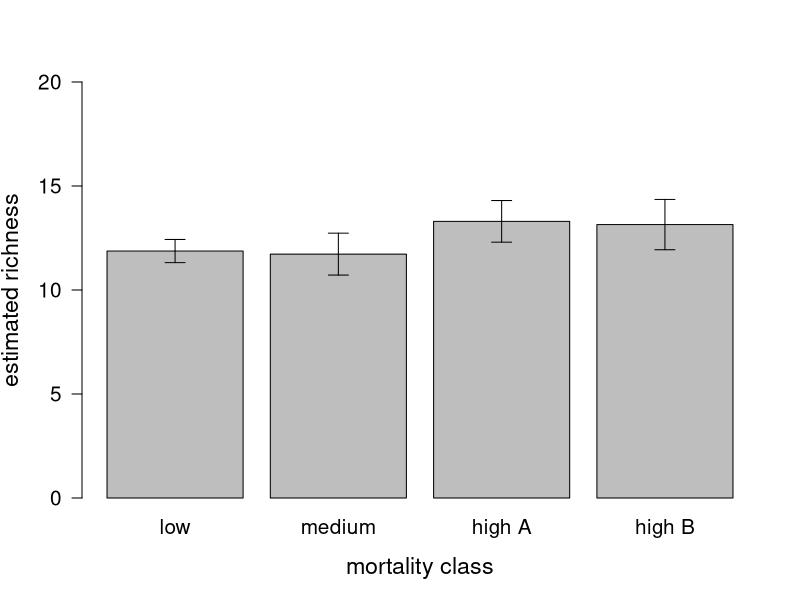
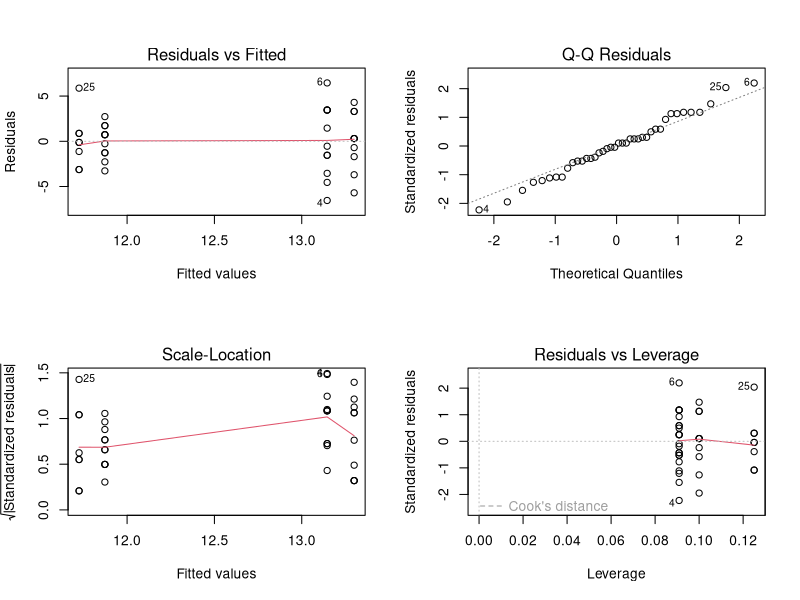

The R source for these figures, in order:
setwd("C:/Users/dusti/GitHub/QB2019_Brewer/GroupProjectData")
rm(list=ls())
data <- read.csv("hf085-01-bird.csv", header = TRUE)
data

library(vegan)
library(psych)
library(corrplot)


str(data)
data.num <- data[ ,3:51]

S.obs <- function(x = ""){
  rowSums(x > 0) * 1
}


obs.rich <- S.obs(data.num)

obs.rich

S.chao2 <- function(site = "", SbyS = ""){
  SbyS = as.data.frame(SbyS)
  x = SbyS[site, ]
  SbyS.pa <- (SbyS > 0) * 1
  Q1 = sum(colSums(SbyS.pa) == 1)
  Q2 = sum(colSums(SbyS.pa) == 2)
  S.chao2 = S.obs(x) + (Q1^2)/(2*Q2)
  return(S.chao2)
}

S.chao2

est.rich <- S.chao2(1:40, data.num)
est.rich

data.rich <- cbind(data, est.rich)
data.rich

m1 <- lm(est.rich ~ mortality.class, data = data.rich)
summary(m1)

?lm


mortality <- factor(data.rich$mortality.class, levels = c("Low", "Med", "Hi-A", "Hi-B"))
mortality

data.means <- tapply(data.rich$est.rich, mortality, mean)

sem <- function(x){
  sd(na.omit(x))/sqrt(length(na.omit(x)))
}

data.sem <- tapply(data.rich$est.rich, mortality, sem)


bp1 <- barplot(data.means, ylim = c(0, round(max(data.rich$est.rich), digits = 0)),
               pch = 15, cex = 1.25, las = 1, cex.lab = 1.4, cex.axis = 1.25,
               xlab = "mortality class",
               ylab = "estimated richness",
               names.arg = c("low", "medium", "high A", "high B"))

arrows(x0 = bp1, y0 = data.means, y1 = data.means - data.sem, angle = 90,
       length = 0.1, lwd = 1)
arrows(x0 = bp1, y0 = data.means, y1 = data.means + data.sem, angle = 90,
       length = 0.1, lwd = 1)


fitanova <- aov(est.rich ~ mortality, data = data.rich)
fitanova

summary(fitanova)
TukeyHSD(fitanova)

par(mfrow = c(2,2), mar = c(5.1, 4.1, 4.1, 2.1))
plot(fitanova)

